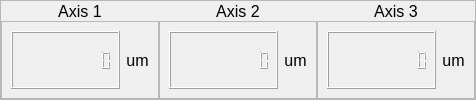
     <widget class="QFrame" name="frame_AxisReading">
      <property name="frameShape">
       <enum>QFrame::StyledPanel</enum>
      </property>
      <property name="frameShadow">
       <enum>QFrame::Raised</enum>
      </property>
      <layout class="QGridLayout" name="gridLayout" rowstretch="1,4">
       <property name="leftMargin">
        <number>0</number>
       </property>
       <property name="topMargin">
        <number>0</number>
       </property>
       <property name="rightMargin">
        <number>0</number>
       </property>
       <property name="bottomMargin">
        <number>0</number>
       </property>
       <property name="spacing">
        <number>0</number>
       </property>
       <item row="0" column="0">
        <widget class="QLabel" name="label_Axis1">
         <property name="font">
          <font>
           <pointsize>12</pointsize>
          </font>
         </property>
         <property name="text">
          <string>Axis 1</string>
         </property>
         <property name="alignment">
          <set>Qt::AlignCenter</set>
         </property>
        </widget>
       </item>
       <item row="0" column="1">
        <widget class="QLabel" name="label_Axis2">
         <property name="font">
          <font>
           <pointsize>12</pointsize>
          </font>
         </property>
         <property name="text">
          <string>Axis 2</string>
         </property>
         <property name="alignment">
          <set>Qt::AlignCenter</set>
         </property>
        </widget>
       </item>
       <item row="0" column="2">
        <widget class="QLabel" name="label_Axis3">
         <property name="font">
          <font>
           <pointsize>12</pointsize>
          </font>
         </property>
         <property name="text">
          <string>Axis 3</string>
         </property>
         <property name="alignment">
          <set>Qt::AlignCenter</set>
         </property>
        </widget>
       </item>
       <item row="1" column="0">
        <widget class="QFrame" name="frame_Display1">
         <property name="frameShape">
          <enum>QFrame::StyledPanel</enum>
         </property>
         <property name="frameShadow">
          <enum>QFrame::Raised</enum>
         </property>
         <layout class="QHBoxLayout" name="horizontalLayout" stretch="1,0">
          <item>
           <widget class="QLCDNumber" name="lcdNumber_Axis1">
            <property name="font">
             <font>
              <pointsize>12</pointsize>
             </font>
            </property>
            <property name="smallDecimalPoint">
             <bool>false</bool>
            </property>
            <property name="digitCount">
             <number>10</number>
            </property>
            <property name="mode">
             <enum>QLCDNumber::Dec</enum>
            </property>
            <property name="segmentStyle">
             <enum>QLCDNumber::Filled</enum>
            </property>
            <property name="value" stdset="0">
             <double>0.000000000000000</double>
            </property>
            <property name="intValue" stdset="0">
             <number>0</number>
            </property>
           </widget>
          </item>
          <item>
           <widget class="QLabel" name="label_5">
            <property name="font">
             <font>
              <pointsize>12</pointsize>
             </font>
            </property>
            <property name="text">
             <string>um</string>
            </property>
            <property name="alignment">
             <set>Qt::AlignCenter</set>
            </property>
           </widget>
          </item>
         </layout>
        </widget>
       </item>
       <item row="1" column="1">
        <widget class="QFrame" name="frame_Display2">
         <property name="frameShape">
          <enum>QFrame::StyledPanel</enum>
         </property>
         <property name="frameShadow">
          <enum>QFrame::Raised</enum>
         </property>
         <layout class="QHBoxLayout" name="horizontalLayout_2" stretch="1,0">
          <item>
           <widget class="QLCDNumber" name="lcdNumber_Axis2">
            <property name="font">
             <font>
              <pointsize>12</pointsize>
             </font>
            </property>
            <property name="smallDecimalPoint">
             <bool>false</bool>
            </property>
            <property name="digitCount">
             <number>10</number>
            </property>
            <property name="mode">
             <enum>QLCDNumber::Dec</enum>
            </property>
            <property name="segmentStyle">
             <enum>QLCDNumber::Filled</enum>
            </property>
            <property name="value" stdset="0">
             <double>0.000000000000000</double>
            </property>
            <property name="intValue" stdset="0">
             <number>0</number>
            </property>
           </widget>
          </item>
          <item>
           <widget class="QLabel" name="label_6">
            <property name="font">
             <font>
              <pointsize>12</pointsize>
             </font>
            </property>
            <property name="text">
             <string>um</string>
            </property>
            <property name="alignment">
             <set>Qt::AlignCenter</set>
            </property>
           </widget>
          </item>
         </layout>
        </widget>
       </item>
       <item row="1" column="2">
        <widget class="QFrame" name="frame_Display3">
         <property name="frameShape">
          <enum>QFrame::StyledPanel</enum>
         </property>
         <property name="frameShadow">
          <enum>QFrame::Raised</enum>
         </property>
         <layout class="QHBoxLayout" name="horizontalLayout_3" stretch="1,0">
          <item>
           <widget class="QLCDNumber" name="lcdNumber_Axis3">
            <property name="font">
             <font>
              <pointsize>12</pointsize>
             </font>
            </property>
            <property name="smallDecimalPoint">
             <bool>false</bool>
            </property>
            <property name="digitCount">
             <number>10</number>
            </property>
            <property name="mode">
             <enum>QLCDNumber::Dec</enum>
            </property>
            <property name="segmentStyle">
             <enum>QLCDNumber::Filled</enum>
            </property>
            <property name="value" stdset="0">
             <double>0.000000000000000</double>
            </property>
            <property name="intValue" stdset="0">
             <number>0</number>
            </property>
           </widget>
          </item>
          <item>
           <widget class="QLabel" name="label_7">
            <property name="font">
             <font>
              <pointsize>12</pointsize>
             </font>
            </property>
            <property name="text">
             <string>um</string>
            </property>
            <property name="alignment">
             <set>Qt::AlignCenter</set>
            </property>
           </widget>
          </item>
         </layout>
        </widget>
       </item>
      </layout>
     </widget>
